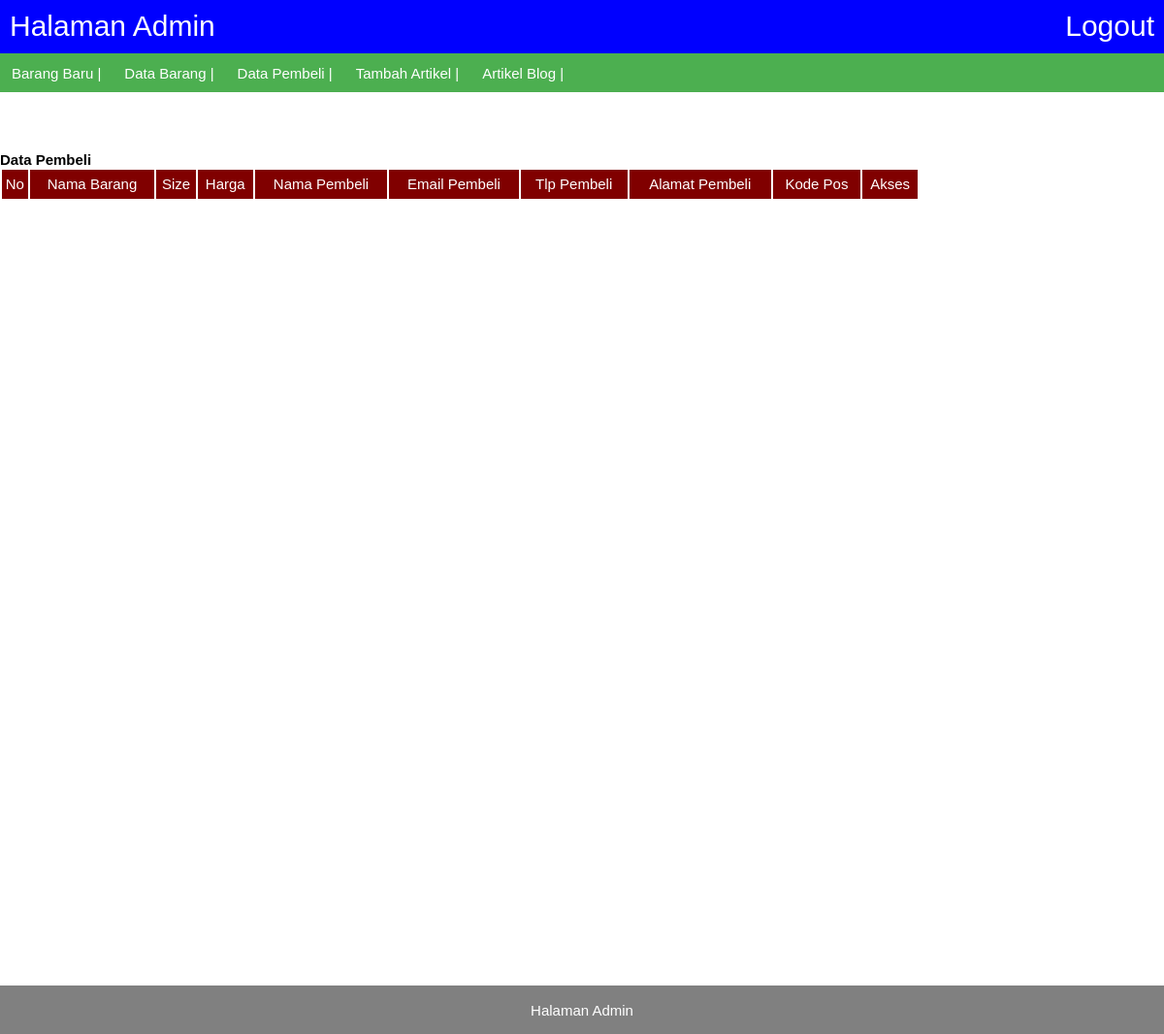
Before: /admin/admin_data_pembeli.php with the older database file.
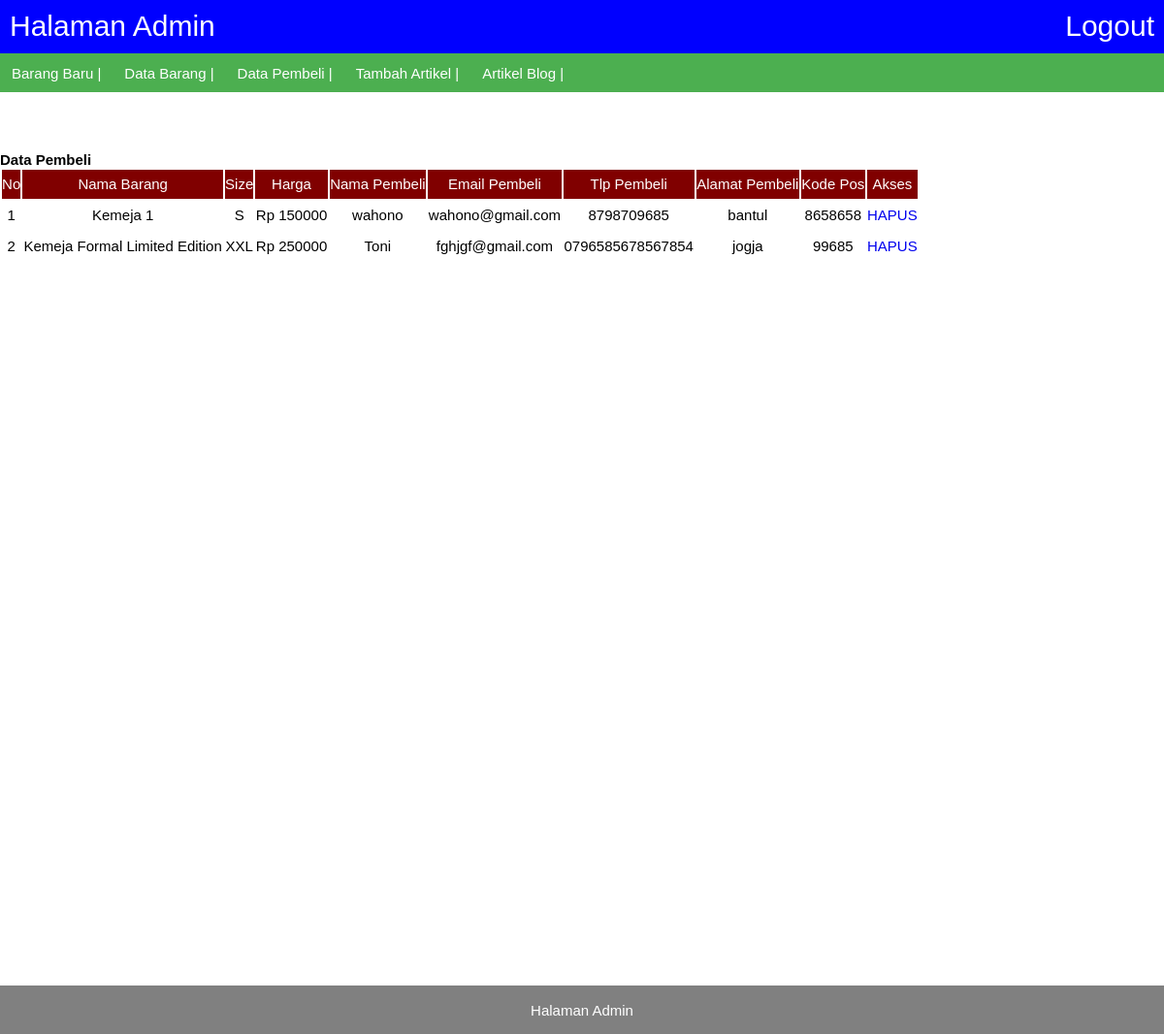
After: the same page with the newer database file.
### tables this page shows
CREATE TABLE `data_pembeli` (
  `id_pembeli` int(11) NOT NULL,
  `nama_barang` varchar(100) NOT NULL,
  `size` enum('-','S','M','L','XL','XXL') NOT NULL,
  `harga` varchar(100) NOT NULL,
  `nama_pembeli` varchar(100) NOT NULL,
  `email_pembeli` varchar(100) NOT NULL,
  `tlp_pembeli` varchar(20) NOT NULL,
  `alamat_pembeli` text NOT NULL,
  `pos` varchar(20) NOT NULL
);

### akses/fungsi.php (called while the page is built, shortened)
<?php
function tampil_data_pembeli(){
	global $link;
	$query = "SELECT * FROM data_pembeli";
	$result = mysqli_query($link,$query) or die ('Gagal menampilkan data pembeli');
	return $result;
}

### admin/admin_data_pembeli.php (the view, shortened to what this page needs)
<?php
include 'admin_head.php';
$result =tampil_data_pembeli();
?>
<h2>Data Pembeli</h2>
<form>
	<table>
		<tr bgcolor="maroon">
			<td class="b">No</td>
			<td class="b">Nama Barang</td>
			<td class="b">Size</td>
			<td class="b">Harga</td>
			<td class="b">Nama Pembeli</td>
			<td class="b">Email Pembeli</td>
			<td class="b">Tlp Pembeli</td>
			<td class="b">Alamat Pembeli</td>
			<td class="b">Kode Pos</td>
			<td class="b">Akses</td>
		</tr>
<?php
$no=1;
while ($a=mysqli_fetch_assoc($result)) { ?>
		<tr>
			<td><?= $no;?></td>
			<td><?= $a['nama_barang'];?></td>
			<td><?= $a['size'];?></td>
			<td><?= $a['harga'];?></td>
			<td><?= $a['nama_pembeli'];?></td>
			<td><?= $a['email_pembeli'];?></td>
			<td><?= $a['tlp_pembeli'];?></td>
			<td><?= $a['alamat_pembeli'];?></td>
			<td><?= $a['pos'];?></td>
			<td><a href="admin_delete_pembeli.php?id=<?= $a['id_pembeli'];?>">HAPUS</a></ABBR></td>
		</tr>
		<?php $no++;?>
		<?php } ?>
	</table>
</form>
<?php
include 'admin_foot.php';?>

### admin/admin_head.php (shortened to what this page needs)
<link rel="stylesheet" type="text/css" href="admin_style.css">
<div id="head">
	<p>Halaman Admin</p>
	<a href="logout.php"><p style="float:right">Logout</p></a>
</div>
<nav>
	<ul>
		<li><a href="admin_tambahbarang.php">Barang Baru |</a></li>
		<li><a href="admin_data_barang.php">Data Barang |</a></li>
		<li><a href="admin_data_pembeli.php">Data Pembeli |</a></li>
		<li><a href="admin_tambah_artikel.php">Tambah Artikel |</a></li>
		<li><a href="admin_post_blog.php">Artikel Blog |</a></li>
	</ul>
</nav>
<div id="konten">

### admin/admin_foot.php
</div>
<div id="foot">
	<center><br>Halaman Admin</center>
</div>

### admin/admin_style.css (style rules this page uses)
* { padding: 0; margin:0; text-decoration: none; list-style: none; font-family: sans-serif; font-size: 15px; }
#head { width: 100%; height: 55px; background-color: blue; }
#head p { color: white; padding: 10px; font-size: 2em; float: left; }
nav { height: 40px; background-color: #4CAF50; }
nav ul li { float: left; margin:1%; }
nav ul li a { color: white; }
#konten { width: 79%; margin: 5% auto; float: left; min-height: 100%; }
#foot { clear: both; width: 100%; height: 50px; background-color: gray; color: white; }

### admin/admin_data_pembeli.php (style rules this page uses)
table { width: 100%; line-height: 30px; }
td { text-align: center; color: black; }
.b { color: white; }

Changed rows visible on the page:
added data_pembeli: nama_barang "Kemeja 1", size "S", harga "Rp 150000", nama_pembeli "wahono", email_pembeli "wahono@gmail.com", tlp_pembeli "8798709685", alamat_pembeli "bantul", pos "8658658"
added data_pembeli: nama_barang "Kemeja Formal Limited Edition", size "XXL", harga "Rp 250000", nama_pembeli "Toni", email_pembeli "fghjgf@gmail.com", tlp_pembeli "0796585678567854", alamat_pembeli "jogja", pos "99685"
